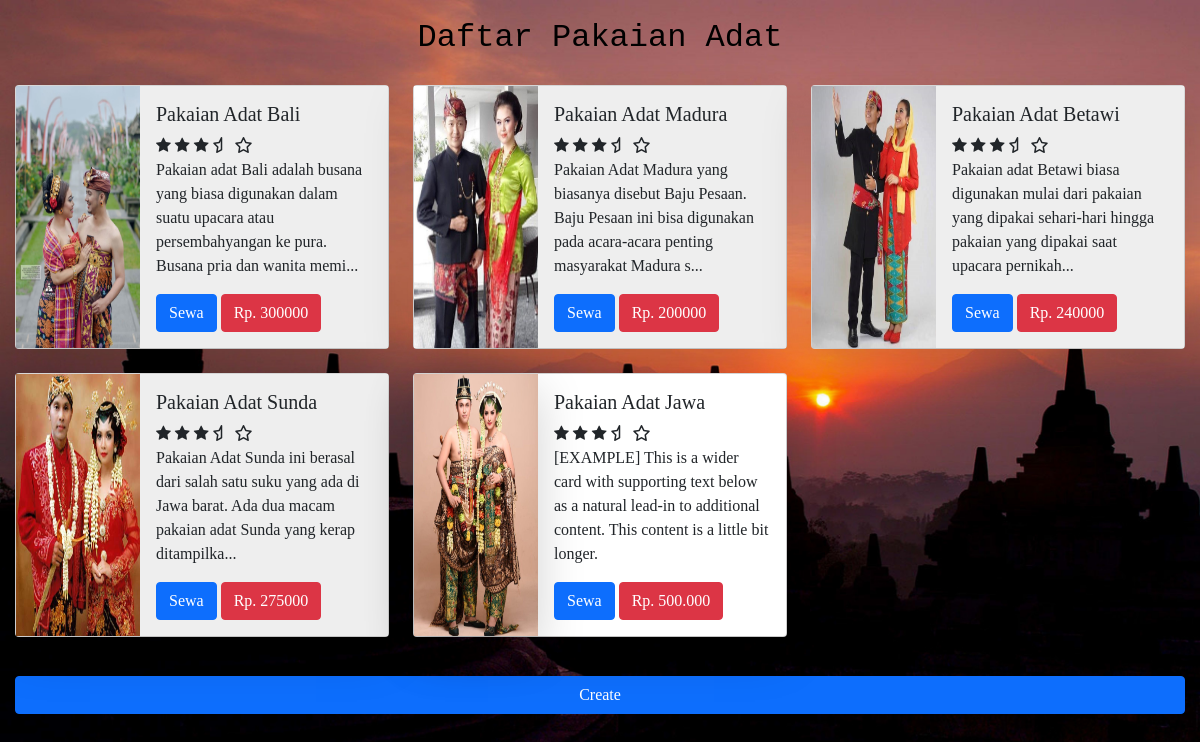
The app's page /Sewa.php with its own data.
### tables this page shows
CREATE TABLE `pakaian` (
  `id_pakaian` int(255) NOT NULL,
  `nama_pakaian` varchar(255) NOT NULL,
  `deskripsi_pakaian` varchar(1000) NOT NULL,
  `harga` varchar(255) NOT NULL,
  `gambar_pakaian` varchar(255) NOT NULL
);

### Sewa.php (the view, shortened to what this page needs)
<!DOCTYPE html>
<html lang="en">
<head>
    <link href="https://cdn.jsdelivr.net/npm/bootstrap@5.1.3/dist/css/bootstrap.min.css" rel="stylesheet">
    <link rel="stylesheet" href="font-awesome/css/font-awesome.min.css" />
    <link rel="stylesheet" href="https://maxcdn.bootstrapcdn.com/font-awesome/4.5.0/css/font-awesome.min.css" />
</head>
<body style="background-image: url('bg home.jpg'); background-size: cover; background-attachment: fixed; background-repeat: no-repeat;">
    <h2 class="text-center font-monospace m-1 " style="color: black;">Daftar Pakaian Adat</h2>
    <br>
    <div class="row align-items-center" style="padding-left: 15px; padding-right: 15px">
        <?php
        include 'koneksi.php';
        $qry_pakaian = mysqli_query($conn, "select * from pakaian where id_pakaian = id_pakaian");
        while ($data_pakaian = mysqli_fetch_array($qry_pakaian)) {
        ?>
            <div class="col-sm-4 ">
                <div class="card mb-4" style="max-width: 540px;">
                    <div class="row g-0 shadow-lg" style="background-color: #EEEEEE;" >
                        <div class="col-md-4">
                            <img src="<?php echo $data_pakaian['gambar_pakaian']?>" class=" " alt="..." style="width: 100%; height: 100%;">
                        </div>
                        <div class="col-md-8">
                            <div class="card-body">
                                <h5 class="card-title"><?php echo $data_pakaian['nama_pakaian']?></h5>
                                <i class="fa fa-star"></i>
                                <i class="fa fa-star"></i>
                                <i class="fa fa-star"></i>
                                <i class="fa fa-star-half-o"></i>
                                <i class="fa fa-star-o"></i>
                                <p class="card-text"><?php echo substr($data_pakaian['deskripsi_pakaian'] , 0,130)?>...</p>
                                <a href="sewa_pakaian.php?id_pakaian=<?php echo$data_pakaian['id_pakaian'] ?>" class="btn btn-primary">Sewa</a>
                                <a href="#" class="btn btn-danger">Rp. <?php echo $data_pakaian['harga'] ?></a>
                            </div>
                        </div>
                    </div>
                </div>
            </div>
        <?php
        }
        ?>
        <div class="col-sm-4">
            <div class="card mb-4" style="max-width: 540px;">
                <div class="row g-0 shadow-lg">
                    <div class="col-md-4 shadow-lg">
                        <img src="pakaian/Pakaian Adat jawa.jpg" class="" alt="..." style="width: 100%; height: 100%;">
                    </div>
                    <div class="col-md-8">
                        <div class="card-body">
                            <h5 class="card-title">Pakaian Adat Jawa</h5>
                            <i class="fa fa-star"></i>
                            <i class="fa fa-star"></i>
                            <i class="fa fa-star"></i>
                            <i class="fa fa-star-half-o"></i>
                            <i class="fa fa-star-o"></i>
                            <p class="card-text">[EXAMPLE]
                                This is a wider card with supporting text below as a natural lead-in to additional content. This content is a little bit longer.</p>
                            <a href="#" class="btn btn-primary">Sewa</a>
                            <a href="#" class="btn btn-danger">Rp. 500.000</a>
                        </div>
                    </div>
                </div>
            </div>
        </div>
    </div>
    <div class="d-grid gap-2" style=" padding: 15px; ">
        <a class="btn btn-primary" href="tambah_pakaian.php" role="button">Create </a>
    </div>
</body>
</html>

### Sewa.php (style rules this page uses)
* { font-family: 'Poppins'; }
h2 { padding-top: 15px; }

### records on screen
pakaian: gambar_pakaian (picture), nama_pakaian "Pakaian Adat Bali", deskripsi_pakaian "Pakaian adat Bali adalah busana yang biasa digunakan dalam suatu upacara atau persembahyangan ke pura. Busana pria dan wanita memi", harga "300000"
pakaian: gambar_pakaian (picture), nama_pakaian "Pakaian Adat Madura", deskripsi_pakaian "Pakaian Adat Madura yang biasanya disebut Baju Pesaan. Baju Pesaan ini bisa digunakan pada acara-acara penting masyarakat Madura s", harga "200000"
pakaian: gambar_pakaian (picture), nama_pakaian "Pakaian Adat Betawi", deskripsi_pakaian "Pakaian adat Betawi biasa digunakan mulai dari pakaian yang dipakai sehari-hari hingga pakaian yang dipakai saat upacara pernikah", harga "240000"
pakaian: gambar_pakaian (picture), nama_pakaian "Pakaian Adat Sunda", deskripsi_pakaian "Pakaian Adat Sunda ini berasal dari salah satu suku yang ada di Jawa barat. Ada dua macam pakaian adat Sunda yang kerap ditampilka", harga "275000"
